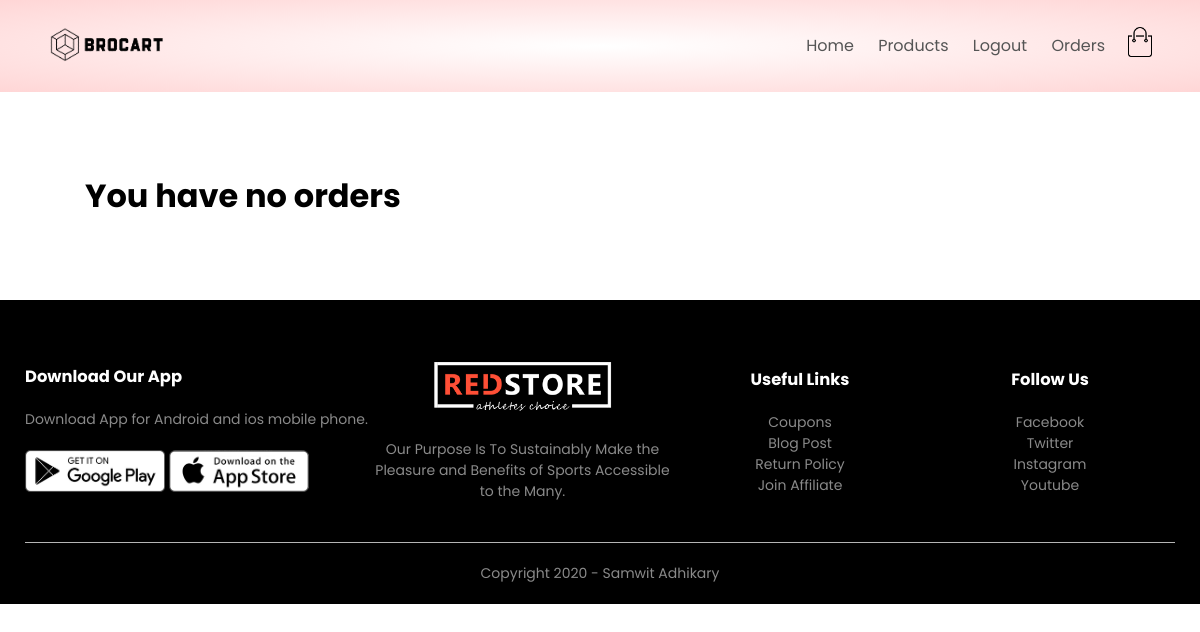
Page /orders/orders/ (signed in) on the earlier database version.
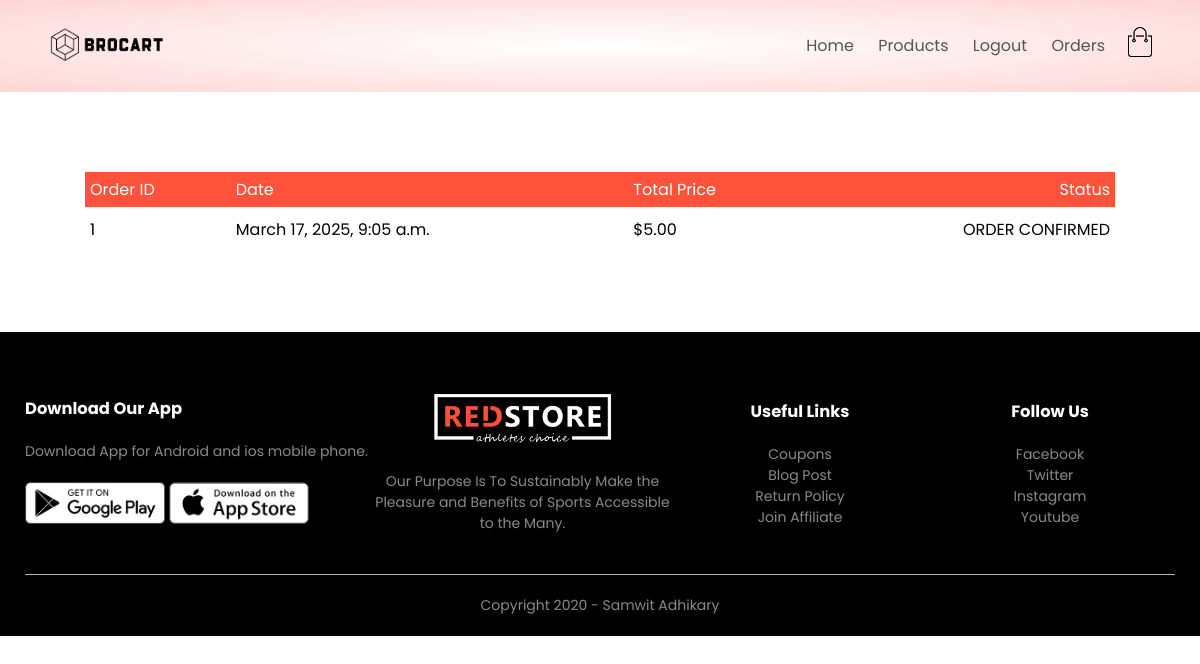
Same page on the later database version.
### orders/models.py (models this page shows, shortened)
class Order(models.Model):
    LIVE = 1
    DELETE = 0
    DELETE_CHOICES = (
        (LIVE, 'LIVE'),
        (DELETE, 'DELETE'),
    )
    CART_STAGE = 0
    ORDER_CONFIRMED = 1
    ORDER_PROCESSED = 2
    ORDER_DELIVERED = 3
    ORDER_REJECTED = 4
    status_choices = (
        (ORDER_PROCESSED, 'ORDER_PROCESSED'),
        (ORDER_DELIVERED, 'ORDER_DELIVERED'),
        (ORDER_REJECTED, 'ORDER_REJECTED'),
    )
    owner = models.ForeignKey(Customer, related_name='orders', on_delete=models.SET_NULL, null = True)
    total_amount = models.DecimalField(max_digits=10, decimal_places=2, default=0.00)
    order_status = models.IntegerField(choices=status_choices, default=CART_STAGE)
    delete_status = models.IntegerField(choices=DELETE_CHOICES, default=LIVE)
    created_at = models.DateTimeField(auto_now_add=True)
    updated_at = models.DateTimeField(auto_now=True)

### orders/views.py (the view)
# urls.py: path('orders/', views.show_orders, name='orders'),
@login_required(login_url='account')
def show_orders(request):
    user = request.user
    customer = user.customer_profile
    all_orders = Order.objects.filter(owner = customer).exclude(order_status = Order.CART_STAGE)
    context = {
        'orders': all_orders
    }
    return render(request, 'pages/orders.html', context)

### orders/templatetags/getstatus.py (called while the page is built)
@register.simple_tag(name = 'getstatus')
def getstatus(status):
    status = status - 1
    status_array = ['ORDER CONFIRMED', 'ORDER PROCESSED', 'DELIVERED', 'ORDER REJECTED']
    return status_array[status]

### templates/pages/orders.html
{% extends 'blank_layout.html' %}
{% block content %}
        {% if messages %}
                <div class="message">
                        {% for message in messages %}
                                <li class="{{ message.tags }}">{{ message }}</li>
                        {% endfor %}
                </div>
        {% else %}
                {% include 'sections/orders/orders_content.html' %}
        {% endif %}
{% endblock content %}

### templates/sections/orders/orders_content.html
{% load getstatus %}
<div class="small-container cart-page">
    {% if orders %}
        <table>
            <tbody><tr>
                <th>Order ID</th>
                <th>Date</th>
                <th>Total Price</th>
                <th>Status</th>
            </tr>
            {% for order in orders %}
            <tr>
                <td>{{ order.id }}</td>
                <td>{{ order.created_at }}</td>
                <td>${{ order.total_amount }}</td>
                <td>{% getstatus order.order_status %}</td>
            </tr>
            {% endfor %}
        </tbody></table>
    {% else %}
        <h1>You have no orders</h1>
    {% endif %}
</div>

Differences in the rows shown:
added Order: id "1", created_at "March 17, 2025, 9:05 a.m.", total_amount "5.00", order_status "ORDER CONFIRMED"
Other differences:
text no longer shown: "You have no orders"
text now shown: "Order ID Date Total Price Status"
